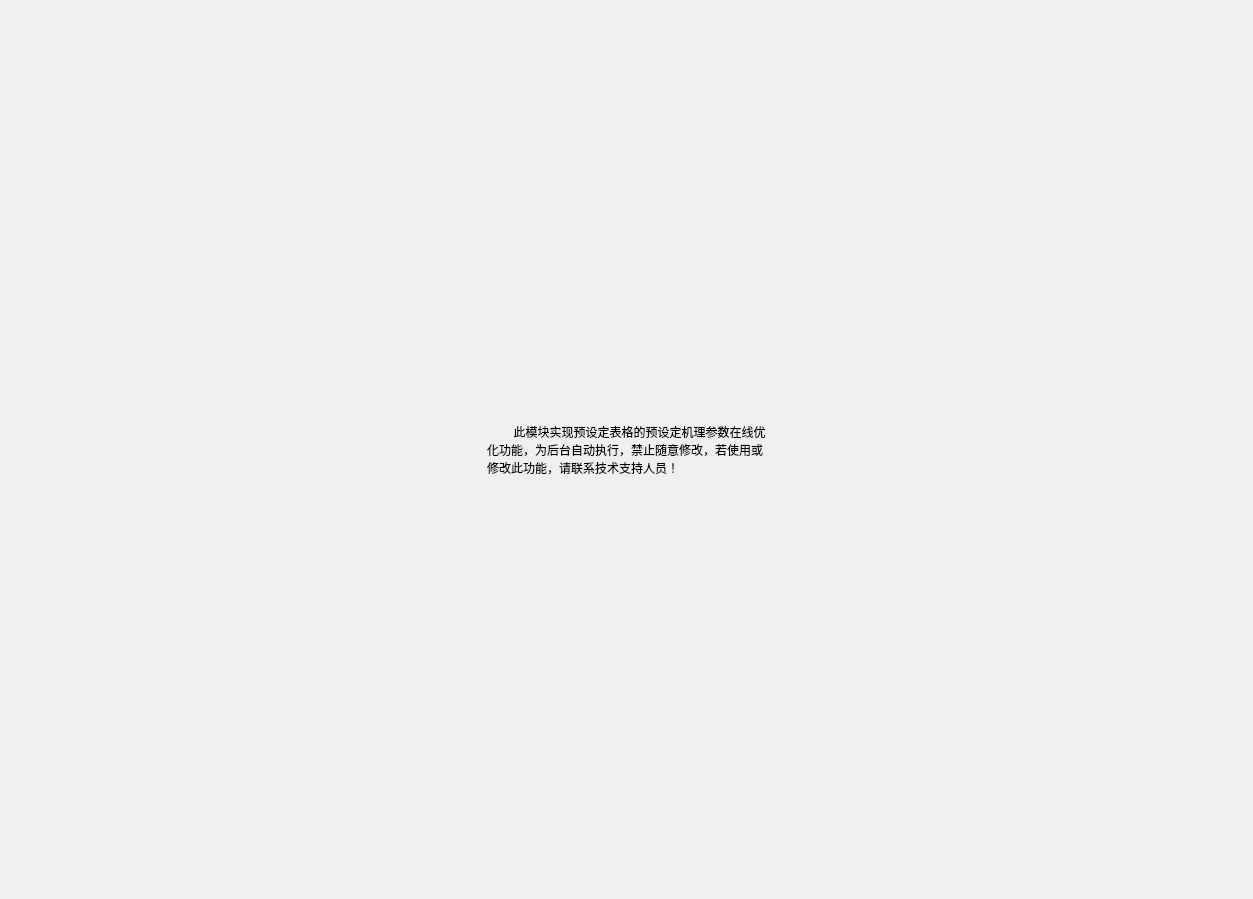
<?xml version="1.0" encoding="UTF-8"?>
<ui version="4.0">
 <class>Instruction</class>
 <widget class="QWidget" name="Instruction">
  <property name="geometry">
   <rect>
    <x>0</x>
    <y>0</y>
    <width>1253</width>
    <height>899</height>
   </rect>
  </property>
  <property name="windowTitle">
   <string>Form</string>
  </property>
  <layout class="QHBoxLayout" name="horizontalLayout">
   <item>
    <spacer name="horizontalSpacer">
     <property name="orientation">
      <enum>Qt::Horizontal</enum>
     </property>
     <property name="sizeHint" stdset="0">
      <size>
       <width>40</width>
       <height>20</height>
      </size>
     </property>
    </spacer>
   </item>
   <item>
    <widget class="LargeTitleLabel" name="LargeTitleLabel">
     <property name="text">
      <string>        此模块实现预设定表格的预设定机理参数在线优化功能，为后台自动执行，禁止随意修改，若使用或修改此功能，请联系技术支持人员！</string>
     </property>
     <property name="wordWrap">
      <bool>true</bool>
     </property>
    </widget>
   </item>
   <item>
    <spacer name="horizontalSpacer_2">
     <property name="orientation">
      <enum>Qt::Horizontal</enum>
     </property>
     <property name="sizeHint" stdset="0">
      <size>
       <width>40</width>
       <height>20</height>
      </size>
     </property>
    </spacer>
   </item>
  </layout>
 </widget>
 <customwidgets>
  <customwidget>
   <class>LargeTitleLabel</class>
   <extends>QLabel</extends>
   <header>qfluentwidgets</header>
  </customwidget>
 </customwidgets>
 <resources/>
 <connections/>
</ui>
